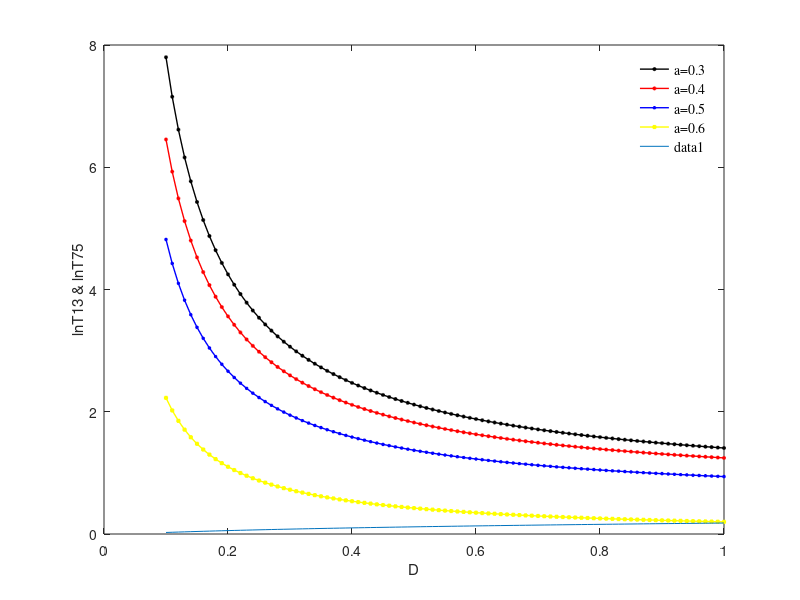

Write MATLAB code to recreate this figure.
%%
%随着D变化t13和t75
clear all;clc;
a=0.3;b=1.6;c=1;
D=0.1:0.01:1;
p=sqrt((b-sqrt(b^2-4*a*c))/2*c);
d=a/2.*p.^2-b/4.*p.^4+c/6.*p.^6;
x11=sqrt((b+sqrt(b^2-4*a*c))/2*c)+sqrt((b-sqrt(b^2-4*a*c))/2*c);
x22=2*sqrt((b-sqrt(b^2-4*a*c))/2*c);
x33=sqrt((b-sqrt(b^2-4*a*c))/2*c);
x44=0;
x55=-x33;x66=-x22;x77=-x11;
udd=@(x) a-3*b*(x-p).^2+5*c*(x-p).^4;
t13=sqrt(abs(udd(x11)*udd(x22)))/2*pi*exp(-(x22-x11)./D);
plot(D, log(t13), 'k-o', 'LineWidth', 1, 'MarkerSize', 2, 'MarkerFaceColor', 'k');
hold on 

a=0.4;b=1.6;c=1;
D=0.1:0.01:1;
p=sqrt((b-sqrt(b^2-4*a*c))/2*c);
d=a/2.*p.^2-b/4.*p.^4+c/6.*p.^6;
x11=sqrt((b+sqrt(b^2-4*a*c))/2*c)+sqrt((b-sqrt(b^2-4*a*c))/2*c);
x22=2*sqrt((b-sqrt(b^2-4*a*c))/2*c);
x33=sqrt((b-sqrt(b^2-4*a*c))/2*c);
x44=0;
x55=-x33;x66=-x22;x77=-x11;
udd=@(x) a-3*b*(x-p).^2+5*c*(x-p).^4;
t13=sqrt(abs(udd(x11)*udd(x22)))/2*pi*exp(-(x22-x11)./D);
plot(D, log(t13), 'r-o', 'LineWidth', 1, 'MarkerSize', 2, 'MarkerFaceColor', 'r');


a=0.5;b=1.6;c=1;
D=0.1:0.01:1;
p=sqrt((b-sqrt(b^2-4*a*c))/2*c);
d=a/2.*p.^2-b/4.*p.^4+c/6.*p.^6;
x11=sqrt((b+sqrt(b^2-4*a*c))/2*c)+sqrt((b-sqrt(b^2-4*a*c))/2*c);
x22=2*sqrt((b-sqrt(b^2-4*a*c))/2*c);
x33=sqrt((b-sqrt(b^2-4*a*c))/2*c);
x44=0;
x55=-x33;x66=-x22;x77=-x11;
udd=@(x) a-3*b*(x-p).^2+5*c*(x-p).^4;
t13=sqrt(abs(udd(x11)*udd(x22)))/2*pi*exp(-(x22-x11)./D);
plot(D, log(t13), 'b-d', 'LineWidth', 1, 'MarkerSize', 2, 'MarkerFaceColor', 'b');

a=0.6;b=1.6;c=1;
D=0.1:0.01:1;
p=sqrt((b-sqrt(b^2-4*a*c))/2*c);
d=a/2.*p.^2-b/4.*p.^4+c/6.*p.^6;
x11=sqrt((b+sqrt(b^2-4*a*c))/2*c)+sqrt((b-sqrt(b^2-4*a*c))/2*c);
x22=2*sqrt((b-sqrt(b^2-4*a*c))/2*c);
x33=sqrt((b-sqrt(b^2-4*a*c))/2*c);
x44=0;
x55=-x33;x66=-x22;x77=-x11;
udd=@(x) a-3*b*(x-p).^2+5*c*(x-p).^4;
t13=sqrt(abs(udd(x11)*udd(x22)))/2*pi*exp(-(x22-x11)./D);
plot(D, log(t13), 'y-s', 'LineWidth', 1, 'MarkerSize', 2, 'MarkerFaceColor', 'y');
xlabel('D');
ylabel('lnT13 & lnT75');
legend('a=0.3','a=0.4','a=0.5','a=0.6','Location','best','Box','off','fontsize',10,'fontname','Times','FontAngle','italic');
%%
%随着D变化t35和t53
clear all;clc;
a=0.5;b=1.6;c=1;
D=0.1:0.01:1;
p=sqrt((b-sqrt(b^2-4*a*c))/2*c);
d=a/2.*p.^2-b/4.*p.^4+c/6.*p.^6;
x11=sqrt((b+sqrt(b^2-4*a*c))/2*c)+sqrt((b-sqrt(b^2-4*a*c))/2*c);
x22=2*sqrt((b-sqrt(b^2-4*a*c))/2*c);
x33=sqrt((b-sqrt(b^2-4*a*c))/2*c);
x44=0;
x55=-x33;x66=-x22;x77=-x11;
f1=@(x1,Dval) exp((-a./2.*(x1+p).^2+b./4.*(x1+p).^4-c./6.*(x1+p).^6)./Dval);
f2=@(x2,Dval) exp((-a/2*x2.^2+b/4*x2.^4-c/6*x2.^6+d)./Dval);
t35 = zeros(size(D));  
  
% 对每个D值进行积分  
for i = 1:length(D)  
    t35(i) = integral(@(x1) f1(x1, D(i)), -2*x55, -x55)*integral(@(x2) f2(x2, D(i)), -x55, x44);  
end  
  
% 绘图  
plot(D, t35);  
